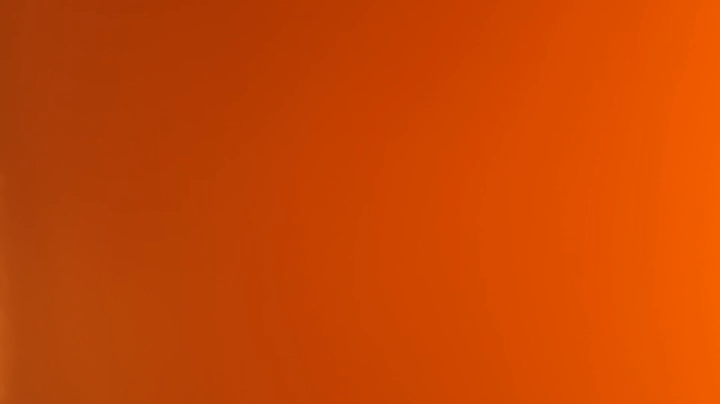
#> input picture frame 48 of python_script/data/data.mp4, 720 x 404 px
$ python emble_svm.py
#> lines starting #> are read from the running program, lines starting #| are printed output that depends on the picture
# -*- coding: utf-8 -*-

# [14 lines left out: functions chunks, max, min, not called in this run]

def direct2FormModel(data, a1, a2, b0, b1, b2):
    from numpy import zeros, arange

    result = zeros((len(data),))
    timeZone = zeros((len(data),))

    for n in arange(2, len(data)):
        sum0 = -a1*timeZone[n-1] - a2*timeZone[n-2]
        timeZone[n] = data[n] + sum0
        result[n] = b0*timeZone[n] + b1*timeZone[n-1] + b2*timeZone[n-2]

    return result

def differentialEqForm(data, a1, a2, b0, b1, b2):
    from numpy import zeros, arange

    result = zeros((len(data),))

    for n in arange(2, len(data)):
        result[n] = b0*data[n] + b1*data[n-1] + b2*data[n-2] - a1*result[n-1] - a2*result[n-2]

    return result
def filterSimpleHPF(data, tau, Ts):
    from numpy import zeros, arange

    result = zeros((len(data),))

    for n in arange(1, len(data)):
        result[n] = (tau*result[n-1] + tau*(data[n]-data[n-1]))/(tau + Ts)

    return result

# [13 lines left out: function calcFFT, not called in this run]

def draw_FFT_Graph(data, fs, **kwargs):
    from numpy.fft import fft
    import matplotlib.pyplot as plt

    graphStyle = kwargs.get('style', 0)
    xlim = kwargs.get('xlim', 0)
    ylim = kwargs.get('ylim', 0)
    title = kwargs.get('title', 'FFT result')

    n = len(data)
    k = np.arange(n)
    T = n/fs
    freq = k/T
    freq = freq[range(int(n/2))]
    FFT_data = fft(data)/n
    FFT_data = FFT_data[range(int(n/2))]

    plt.figure(figsize=(12,5))
    if graphStyle == 0:
        plt.plot(freq, abs(FFT_data), 'r', linestyle=' ', marker='^')
    else:
        plt.plot(freq,abs(FFT_data),'r')
    plt.xlabel('Freq (Hz)')
    plt.ylabel('|Y(freq)|')
    plt.vlines(freq, [0], abs(FFT_data))
    plt.title(title)
    plt.grid(True)
    plt.xlim(xlim)
    plt.ylim(ylim)
    plt.show()

# [35 lines left out: function SVMReg, not called in this run]

import cv2
import numpy as np
import matplotlib.pyplot as plt
from scipy import signal
import math

cap = cv2.VideoCapture("data/data.mp4")

# X = np.sort(5 * np.random.rand(40, 1), axis=0)
# y = np.sin(X).ravel()
# SVMReg(X, y)

i=0

MAX = 0
x = []
y = []
rm_fft=[]
yM=0
MIN = 200
while True:

    (grabbed, frame) = cap.read()
#> frame is the input picture: shape (404, 720, 3); mean B, G, R 2.5, 70, 199.7

    if not grabbed:
        break

    #frame resize
    (height, width) = frame.shape[:2]
#> height = 404; width = 720
    frame = frame[int(height*0.25):int(height*0.75),int(width*0.5-height*0.25):int(width*0.5+height*0.25)]
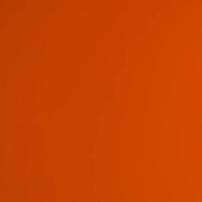
#> frame: shape (202, 202, 3); mean B, G, R 0.7, 66.8, 200.1
    (height, width) = frame.shape[:2]
#> height = 202; width = 202

    #rgb로 나누기
    (b, g, r) = cv2.split(frame)
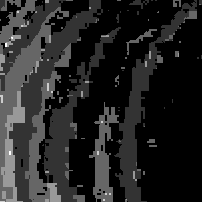
#> b: shape (202, 202); min 0, max 5, mean 0.706; drawn with min black and max white
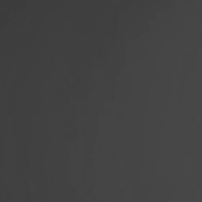
#> g: shape (202, 202); min 59, max 73, mean 66.8
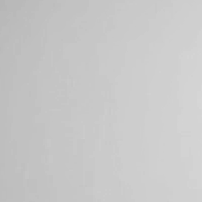
#> r: shape (202, 202); min 182, max 214, mean 200.1
    #평균
    rM = r.mean()
#> rM = 200.1
    gM = g.mean()
#> gM = 66.8
    bM = b.mean()
#> bM = 0.706

    if(MAX<=rM):
        MAX = rM
#> MAX = 200.1

    if(MIN>=rM):
        MIN = rM
    x.append(i)
    y.append(rM)

    yM += rM
#> yM = 200.1

    i+=1

    cv2.imshow('video',frame)

    if cv2.waitKey(1) & 0xFF ==ord('q'):
#> (key q is pressed here)
        break


yM = yM / i
y = y - yM #평균으로 빼줌
#> y = [0]


Fs = MAX-MIN #진폭
#> Fs = 0.128
Ts = 1.0/Fs
#> Ts = 7.8
t= np.arange(0,i,Ts)
#> t = [0]

n = len(y)
#> n = 1
k = np.arange(n)
#> k = [0]
T = n/Fs
#> T = 7.8
freq = k/T
#> freq = [0]
freq = freq[range(int(n/2))]
#> freq = empty array

Y = np.fft.fft(y)/n
Y = Y[range(int(n/2))]


fig, ax = plt.subplots(2, 1)
ax[0].plot(x,y)
ax[0].set_xlabel('Time')
ax[0].set_ylabel('Amplitude')
ax[0].grid(True)
ax[1].plot(freq, abs(Y), 'r', linestyle=' ', marker='^')


#indexes = scipy.signal.find_peaks_cwt(y,np.arange(0,len(y),MinDist))
# print(y)
plt.show()
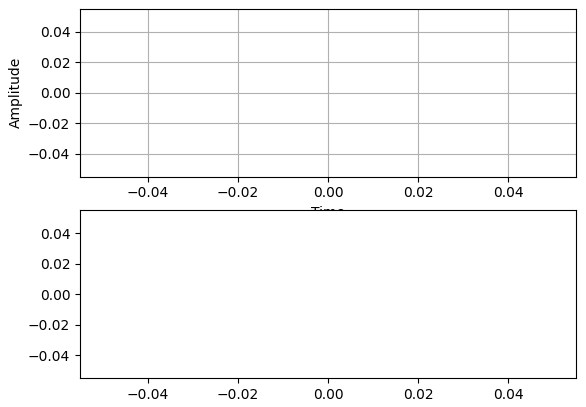
#> figure drawn by matplotlib, 2 panels

# Design 1st Order High Pass Filter
f_cut = 0.5 #0.5Hz에서 cut-off
w_cut = 2*np.pi*f_cut
tau = 1/w_cut

num_z = np.array([tau/(tau+Ts), -tau/(tau+Ts)])
#> num_z = [0.0392, -0.0392]
den_z = np.array([1., -tau/(tau+Ts)])
#> den_z = [1, -0.0392]

a1 = den_z[1]
#> a1 = -0.0392
a2 = 0
b0 = num_z[0]
#> b0 = 0.0392
b1 = num_z[1]
#> b1 = -0.0392
b2 = 0.

filteredSig1 = filterSimpleHPF(abs(Y), tau, Ts)
#> in filterSimpleHPF, `result = zeros((len(data),))`: result = empty array
#> filteredSig1 = empty array
filteredSig2 = differentialEqForm(abs(Y), a1, a2, b0, b1, b2)
#> filteredSig2 = empty array
filteredSig3 = direct2FormModel(abs(Y), a1, a2, b0, b1, b2)
#> filteredSig3 = empty array

draw_FFT_Graph(filteredSig1, Fs, title='filterSimpleHPF', xlim=(0, 6))
#> in draw_FFT_Graph, `n = len(data)`: n = 0
#> in draw_FFT_Graph, `freq = k/T`: freq = empty array
#> (the run stopped early here; a loop or call above may not have finished)

$ run again, starting later in the video
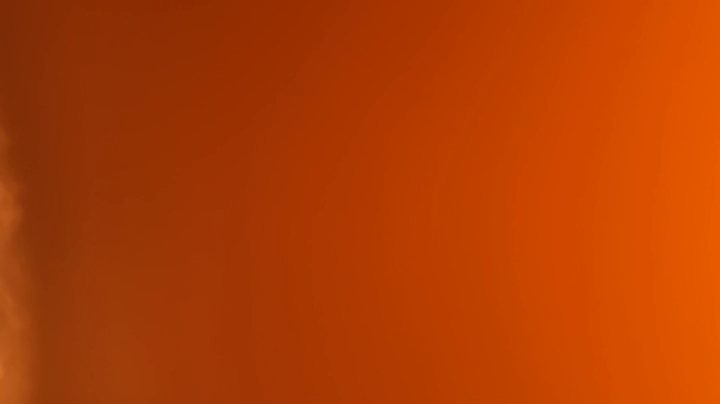
#> input picture frame 218 of python_script/data/data.mp4, 720 x 404 px
#> frame is the input picture: shape (404, 720, 3); mean B, G, R 2.5, 61.2, 177.2
#> frame: shape (202, 202, 3)
#> `(b, g, r) = cv2.split(frame)`:
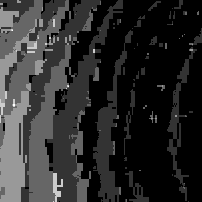
#> b: shape (202, 202); min 0, max 5, mean 0.854; drawn with min black and max white
#> `(b, g, r) = cv2.split(frame)`:
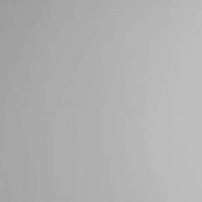
#> r: shape (202, 202); min 155, max 191, mean 175.9
#> rM = 175.9
#> gM = 57.18
#> bM = 0.854
#> MAX = 175.9
#> y = [0]
#> Fs = 0
#> Ts = inf
#> `n = len(y)`: n = 1
#> `T = n/Fs`: T = inf
#> `freq = k/T`: freq = [0]
#> `freq = freq[range(int(n/2))]`: freq = empty array
#> num_z = [0, 0]
#> den_z = [1, 0]
#> a1 = 0
#> in filterSimpleHPF, `result = zeros((len(data),))`: result = empty array
#> in draw_FFT_Graph, `n = len(data)`: n = 0
#> in draw_FFT_Graph, `T = n/fs`: T = nan
#> in draw_FFT_Graph, `freq = k/T`: freq = empty array

$ run again, starting later in the video
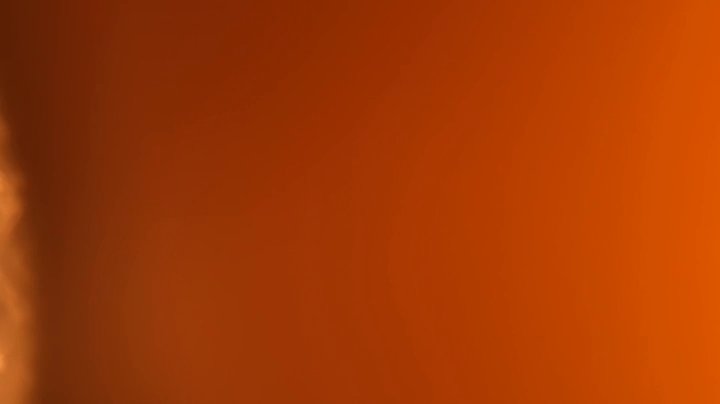
#> input picture frame 388 of python_script/data/data.mp4, 720 x 404 px
#> frame is the input picture: shape (404, 720, 3); mean B, G, R 3.4, 57.1, 162.9
#> frame: shape (202, 202, 3)
#> `(b, g, r) = cv2.split(frame)`:
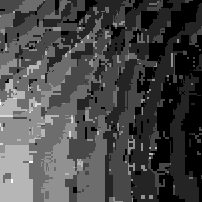
#> b: shape (202, 202); min 0, max 7, mean 2; drawn with min black and max white
#> `(b, g, r) = cv2.split(frame)`:
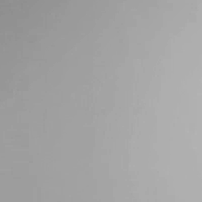
#> r: shape (202, 202); min 142, max 179, mean 163
#> rM = 163
#> gM = 53.57
#> bM = 2
#> MAX = 163
#> y = [0]
#> Fs = 0
#> Ts = inf
#> `n = len(y)`: n = 1
#> `T = n/Fs`: T = inf
#> `freq = k/T`: freq = [0]
#> `freq = freq[range(int(n/2))]`: freq = empty array
#> num_z = [0, 0]
#> den_z = [1, 0]
#> a1 = 0
#> in filterSimpleHPF, `result = zeros((len(data),))`: result = empty array
#> in draw_FFT_Graph, `n = len(data)`: n = 0
#> in draw_FFT_Graph, `T = n/fs`: T = nan
#> in draw_FFT_Graph, `freq = k/T`: freq = empty array
